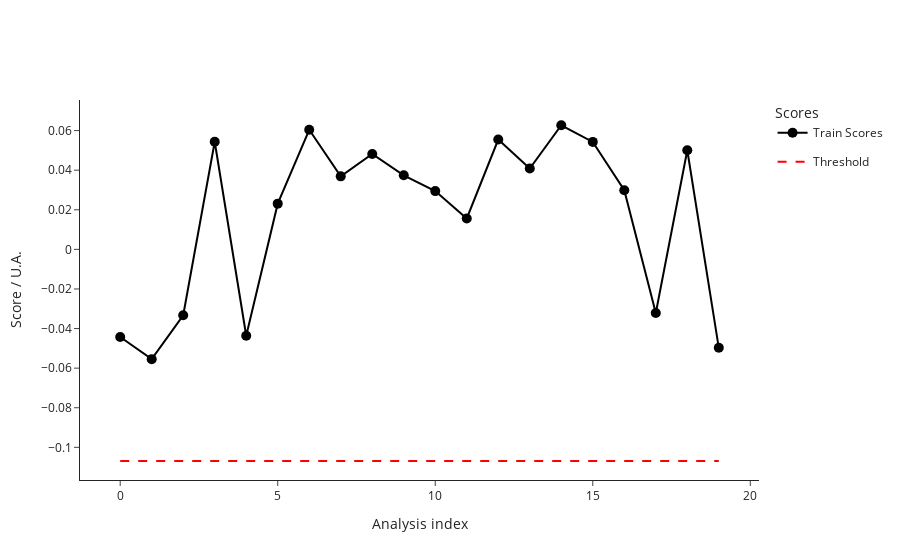

Source (notebook cell):
### Code cell
fig_train_scores=ana.plot_scores()
fig_train_scores.write_image("dev/figures/fig_train_scores.png", width=1100, height= 350, scale = 3)
fig_train_scores.show()

### Figure 1 — Plotly figure (JSON) as saved in the notebook; plotly's stock layout.template omitted (floating-point values rounded to 4 significant figures)
{"data": [{"hovertemplate": ["<b>index: </b>18<br><b>name: </b>210812_Pac--005<br><b>path: </b>D:/ExtractedSignals\\210812_Pac 2021-08-12 10-30-07\\210812_Pac--005.D<br><b>batch: </b>210812_Pac 2021-08-12 10-30-07<br><b>batch_position: </b>5<br><b>idle_time: </b>39.0<br><b>sample: </b>NaCl 0,9%<br><b>method: </b>SAA_411_Pac.M<br><b>timestamp: </b>2021-08-12 10:50:23<br><b>detector: </b>G1315C<br><b>pump: </b>G7110B<br><b>start_time: </b>2021-08-12 10:50:57<br><b>end_time: </b>2021-08-12 10:54:57<br><b>runtime: </b>239.7000000000036", "<b>index: </b>19<br><b>name: </b>210812_Pac--006<br><b>path: </b>D:/ExtractedSignals\\210812_Pac 2021-08-12 10-30-07\\210812_Pac--006.D<br><b>batch: </b>210812_Pac 2021-08-12 10-30-07<br><b>batch_position: </b>6<br><b>idle_time: </b>39.0<br><b>sample: </b>Blank<br><b>method: </b>SAA_411_Pac.M<br><b>timestamp: </b>2021-08-12 10:55:02<br><b>detector: </b>G1315C<br><b>pump: </b>G7110B<br><b>start_time: </b>2021-08-12 10:55:36<br><b>end_time: </b>2021-08-12 10:59:36<br><b>runtime: </b>239.7000000000036", "<b>index: </b>20<br><b>name: </b>210812_Pac--007<br><b>path: </b>D:/ExtractedSignals\\210812_Pac 2021-08-12 10-30-07\\210812_Pac--007.D<br><b>batch: </b>210812_Pac 2021-08-12 10-30-07<br><b>batch_position: </b>7<br><b>idle_time: </b>39.0<br><b>sample: </b>0.025 mg/ml<br><b>method: </b>SAA_411_Pac.M<br><b>timestamp: </b>2021-08-12 10:59:41<br><b>detector: </b>G1315C<br><b>pump: </b>G7110B<br><b>start_time: </b>2021-08-12 11:00:15<br><b>end_time: </b>2021-08-12 11:04:15<br><b>runtime: </b>239.7000000000036", "<b>index: </b>21<br><b>name: </b>210812_Pac--008<br><b>path: </b>D:/ExtractedSignals\\210812_Pac 2021-08-12 10-30-07\\210812_Pac--008.D<br><b>batch: </b>210812_Pac 2021-08-12 10-30-07<br><b>batch_position: </b>8<br><b>idle_time: </b>39.0<br><b>sample: </b>Blank<br><b>method: </b>SAA_411_Pac.M<br><b>timestamp: </b>2021-08-12 11:04:20<br><b>detector: </b>G1315C<br><b>pump: </b>G7110B<br><b>start_time: </b>2021-08-12 11:04:54<br><b>end_time: </b>2021-08-12 11:08:54<br><b>runtime: </b>239.7000000000036", "<b>index: </b>22<br><b>name: </b>210812_Pac--009<br><b>path: </b>D:/ExtractedSignals\\210812_Pac 2021-08-12 10-30-07\\210812_Pac--009.D<br><b>batch: </b>210812_Pac 2021-08-12 10-30-07<br><b>batch_position: </b>9<br><b>idle_time: </b>38.0<br><b>sample: </b>210806/036 :10<br><b>method: </b>SAA_411_Pac.M<br><b>timestamp: </b>2021-08-12 11:08:59<br><b>detector: </b>G1315C<br><b>pump: </b>G7110B<br><b>start_time: </b>2021-08-12 11:09:32<br><b>end_time: </b>2021-08-12 11:13:32<br><b>runtime: </b>239.7000000000036", "<b>index: </b>23<br><b>name: </b>210812_Pac--010<br><b>path: </b>D:/ExtractedSignals\\210812_Pac 2021-08-12 10-30-07\\210812_Pac--010.D<br><b>batch: </b>210812_Pac 2021-08-12 10-30-07<br><b>batch_position: </b>10<br><b>idle_time: </b>39.0<br><b>sample: </b>210806/036 :10<br><b>method: </b>SAA_411_Pac.M<br><b>timestamp: </b>2021-08-12 11:13:37<br><b>detector: </b>G7110B<br><b>pump: </b>G7110B<br><b>start_time: </b>2021-08-12 11:14:11<br><b>end_time: </b>2021-08-12 11:18:11<br><b>runtime: </b>239.7000000000036", "<b>index: </b>24<br><b>name: </b>210812_Pac--011<br><b>path: </b>D:/ExtractedSignals\\210812_Pac 2021-08-12 10-30-07\\210812_Pac--011.D<br><b>batch: </b>210812_Pac 2021-08-12 10-30-07<br><b>batch_position: </b>11<br><b>idle_time: </b>39.0<br><b>sample: </b>210806/036 :10<br><b>method: </b>SAA_411_Pac.M<br><b>timestamp: </b>2021-08-12 11:18:16<br><b>detector: </b>G7110B<br><b>pump: </b>G7110B<br><b>start_time: </b>2021-08-12 11:18:50<br><b>end_time: </b>2021-08-12 11:22:50<br><b>runtime: </b>239.7000000000036", "<b>index: </b>25<br><b>name: </b>210812_Pac--012<br><b>path: </b>D:/ExtractedSignals\\210812_Pac 2021-08-12 10-30-07\\210812_Pac--012.D<br><b>batch: </b>210812_Pac 2021-08-12 10-30-07<br><b>batch_position: </b>12<br><b>idle_time: </b>39.0<br><b>sample: </b>Blank<br><b>method: </b>SAA_411_Pac.M<br><b>timestamp: </b>2021-08-12 11:22:55<br><b>detector: </b>G1315C<br><b>pump: </b>G7110B<br><b>start_time: </b>2021-08-12 11:23:29<br><b>end_time: </b>2021-08-12 11:27:29<br><b>runtime: </b>239.7000000000036", "<b>index: </b>26<br><b>name: </b>210812_Pac--013<br><b>path: </b>D:/ExtractedSignals\\210812_Pac 2021-08-12 10-30-07\\210812_Pac--013.D<br><b>batch: </b>210812_Pac 2021-08-12 10-30-07<br><b>batch_position: </b>13<br><b>idle_time: </b>39.0<br><b>sample: </b>0.025 mg/ml<br><b>method: </b>SAA_411_Pac.M<br><b>timestamp: </b>2021-08-12 11:27:34<br><b>detector: </b>G1315C<br><b>pump: </b>G7110B<br><b>start_time: </b>2021-08-12 11:28:08<br><b>end_time: </b>2021-08-12 11:32:08<br><b>runtime: </b>239.7000000000036", "<b>index: </b>27<br><b>name: </b>210812_Pac--014<br><b>path: </b>D:/ExtractedSignals\\210812_Pac 2021-08-12 10-30-07\\210812_Pac--014.D<br><b>batch: </b>210812_Pac 2021-08-12 10-30-07<br><b>batch_position: </b>14<br><b>idle_time: </b>38.0<br><b>sample: </b>Blank<br><b>method: </b>SAA_411_Pac.M<br><b>timestamp: </b>2021-08-12 11:32:13<br><b>detector: </b>G7110B<br><b>pump: </b>G7110B<br><b>start_time: </b>2021-08-12 11:32:46<br><b>end_time: </b>2021-08-12 11:36:47<br><b>runtime: </b>239.7000000000036", "<b>index: </b>51<br><b>name: </b>210813_Pac--005<br><b>path: </b>D:/ExtractedSignals\\210813_Pac 2021-08-13 10-37-27\\210813_Pac--005.D<br><b>batch: </b>210813_Pac 2021-08-13 10-37-27<br><b>batch_position: </b>5<br><b>idle_time: </b>39.0<br><b>sample: </b>NaCl 0,9%<br><b>method: </b>SAA_411_Pac.M<br><b>timestamp: </b>2021-08-13 10:57:52<br><b>detector: </b>G7110B<br><b>pump: </b>G7110B<br><b>start_time: </b>2021-08-13 10:58:26<br><b>end_time: </b>2021-08-13 11:02:27<br><b>runtime: </b>239.7000000000036", "<b>index: </b>52<br><b>name: </b>210813_Pac--006<br><b>path: </b>D:/ExtractedSignals\\210813_Pac 2021-08-13 10-37-27\\210813_Pac--006.D<br><b>batch: </b>210813_Pac 2021-08-13 10-37-27<br><b>batch_position: </b>6<br><b>idle_time: </b>38.0<br><b>sample: </b>Blank<br><b>method: </b>SAA_411_Pac.M<br><b>timestamp: </b>2021-08-13 11:02:31<br><b>detector: </b>G1315C<br><b>pump: </b>G7110B<br><b>start_time: </b>2021-08-13 11:03:05<br><b>end_time: </b>2021-08-13 11:07:06<br><b>runtime: </b>239.7000000000036", "<b>index: </b>53<br><b>name: </b>210813_Pac--007<br><b>path: </b>D:/ExtractedSignals\\210813_Pac 2021-08-13 10-37-27\\210813_Pac--007.D<br><b>batch: </b>210813_Pac 2021-08-13 10-37-27<br><b>batch_position: </b>7<br><b>idle_time: </b>38.0<br><b>sample: </b>0.025 mg/ml<br><b>method: </b>SAA_411_Pac.M<br><b>timestamp: </b>2021-08-13 11:07:10<br><b>detector: </b>G1315C<br><b>pump: </b>G7116B<br><b>start_time: </b>2021-08-13 11:07:44<br><b>end_time: </b>2021-08-13 11:11:45<br><b>runtime: </b>239.7000000000036", "<b>index: </b>54<br><b>name: </b>210813_Pac--008<br><b>path: </b>D:/ExtractedSignals\\210813_Pac 2021-08-13 10-37-27\\210813_Pac--008.D<br><b>batch: </b>210813_Pac 2021-08-13 10-37-27<br><b>batch_position: </b>8<br><b>idle_time: </b>38.0<br><b>sample: </b>Blank<br><b>method: </b>SAA_411_Pac.M<br><b>timestamp: </b>2021-08-13 11:11:49<br><b>detector: </b>G1315C<br><b>pump: </b>G7110B<br><b>start_time: </b>2021-08-13 11:12:23<br><b>end_time: </b>2021-08-13 11:16:23<br><b>runtime: </b>239.7000000000036", "<b>index: </b>55<br><b>name: </b>210813_Pac--009<br><b>path: </b>D:/ExtractedSignals\\210813_Pac 2021-08-13 10-37-27\\210813_Pac--009.D<br><b>batch: </b>210813_Pac 2021-08-13 10-37-27<br><b>batch_position: </b>9<br><b>idle_time: </b>39.0<br><b>sample: </b>210812/004 :20<br><b>method: </b>SAA_411_Pac.M<br><b>timestamp: </b>2021-08-13 11:16:28<br><b>detector: </b>G1315C<br><b>pump: </b>G7110B<br><b>start_time: </b>2021-08-13 11:17:02<br><b>end_time: </b>2021-08-13 11:21:03<br><b>runtime: </b>239.7000000000036", "<b>index: </b>56<br><b>name: </b>210813_Pac--010<br><b>path: </b>D:/ExtractedSignals\\210813_Pac 2021-08-13 10-37-27\\210813_Pac--010.D<br><b>batch: </b>210813_Pac 2021-08-13 10-37-27<br><b>batch_position: </b>10<br><b>idle_time: </b>38.0<br><b>sample: </b>210812/004 :20<br><b>method: </b>SAA_411_Pac.M<br><b>timestamp: </b>2021-08-13 11:21:08<br><b>detector: </b>G1315C<br><b>pump: </b>G7110B<br><b>start_time: </b>2021-08-13 11:21:41<br><b>end_time: </b>2021-08-13 11:25:42<br><b>runtime: </b>239.7000000000036", "<b>index: </b>57<br><b>name: </b>210813_Pac--011<br><b>path: </b>D:/ExtractedSignals\\210813_Pac 2021-08-13 10-37-27\\210813_Pac--011.D<br><b>batch: </b>210813_Pac 2021-08-13 10-37-27<br><b>batch_position: </b>11<br><b>idle_time: </b>39.0<br><b>sample: </b>210812/004 :20<br><b>method: </b>SAA_411_Pac.M<br><b>timestamp: </b>2021-08-13 11:25:46<br><b>detector: </b>G1315C<br><b>pump: </b>G7110B<br><b>start_time: </b>2021-08-13 11:26:21<br><b>end_time: </b>2021-08-13 11:30:21<br><b>runtime: </b>239.7000000000036", "<b>index: </b>58<br><b>name: </b>210813_Pac--012<br><b>path: </b>D:/ExtractedSignals\\210813_Pac 2021-08-13 10-37-27\\210813_Pac--012.D<br><b>batch: </b>210813_Pac 2021-08-13 10-37-27<br><b>batch_position: </b>12<br><b>idle_time: </b>38.0<br><b>sample: </b>Blank<br><b>method: </b>SAA_411_Pac.M<br><b>timestamp: </b>2021-08-13 11:30:26<br><b>detector: </b>G1315C<br><b>pump: </b>G7110B<br><b>start_time: </b>2021-08-13 11:30:59<br><b>end_time: </b>2021-08-13 11:34:59<br><b>runtime: </b>239.7000000000036", "<b>index: </b>59<br><b>name: </b>210813_Pac--013<br><b>path: </b>D:/ExtractedSignals\\210813_Pac 2021-08-13 10-37-27\\210813_Pac--013.D<br><b>batch: </b>210813_Pac 2021-08-13 10-37-27<br><b>batch_position: </b>13<br><b>idle_time: </b>39.0<br><b>sample: </b>0.025 mg/ml<br><b>method: </b>SAA_411_Pac.M<br><b>timestamp: </b>2021-08-13 11:35:04<br><b>detector: </b>G1315C<br><b>pump: </b>G7110B<br><b>start_time: </b>2021-08-13 11:35:38<br><b>end_time: </b>2021-08-13 11:39:38<br><b>runtime: </b>239.7000000000036", "<b>index: </b>60<br><b>name: </b>210813_Pac--014<br><b>path: </b>D:/ExtractedSignals\\210813_Pac 2021-08-13 10-37-27\\210813_Pac--014.D<br><b>batch: </b>210813_Pac 2021-08-13 10-37-27<br><b>batch_position: </b>14<br><b>idle_time: </b>38.0<br><b>sample: </b>Blank<br><b>method: </b>SAA_411_Pac.M<br><b>timestamp: </b>2021-08-13 11:39:43<br><b>detector: </b>G1315C<br><b>pump: </b>G7110B<br><b>start_time: </b>2021-08-13 11:40:16<br><b>end_time: </b>2021-08-13 11:44:17<br><b>runtime: </b>239.7000000000036"], "legendgroup": "Train", "line": {"color": "black"}, "marker": {"color": "black", "size": 10}, "mode": "lines+markers", "name": "Train Scores", "text": ["<b>index: </b>18<br><b>name: </b>210812_Pac--005<br><b>path: </b>D:/ExtractedSignals\\210812_Pac 2021-08-12 10-30-07\\210812_Pac--005.D<br><b>batch: </b>210812_Pac 2021-08-12 10-30-07<br><b>batch_position: </b>5<br><b>idle_time: </b>39.0<br><b>sample: </b>NaCl 0,9%<br><b>method: </b>SAA_411_Pac.M<br><b>timestamp: </b>2021-08-12 10:50:23<br><b>detector: </b>G1315C<br><b>pump: </b>G7110B<br><b>start_time: </b>2021-08-12 10:50:57<br><b>end_time: </b>2021-08-12 10:54:57<br><b>runtime: </b>239.7000000000036", "<b>index: </b>19<br><b>name: </b>210812_Pac--006<br><b>path: </b>D:/ExtractedSignals\\210812_Pac 2021-08-12 10-30-07\\210812_Pac--006.D<br><b>batch: </b>210812_Pac 2021-08-12 10-30-07<br><b>batch_position: </b>6<br><b>idle_time: </b>39.0<br><b>sample: </b>Blank<br><b>method: </b>SAA_411_Pac.M<br><b>timestamp: </b>2021-08-12 10:55:02<br><b>detector: </b>G1315C<br><b>pump: </b>G7110B<br><b>start_time: </b>2021-08-12 10:55:36<br><b>end_time: </b>2021-08-12 10:59:36<br><b>runtime: </b>239.7000000000036", "<b>index: </b>20<br><b>name: </b>210812_Pac--007<br><b>path: </b>D:/ExtractedSignals\\210812_Pac 2021-08-12 10-30-07\\210812_Pac--007.D<br><b>batch: </b>210812_Pac 2021-08-12 10-30-07<br><b>batch_position: </b>7<br><b>idle_time: </b>39.0<br><b>sample: </b>0.025 mg/ml<br><b>method: </b>SAA_411_Pac.M<br><b>timestamp: </b>2021-08-12 10:59:41<br><b>detector: </b>G1315C<br><b>pump: </b>G7110B<br><b>start_time: </b>2021-08-12 11:00:15<br><b>end_time: </b>2021-08-12 11:04:15<br><b>runtime: </b>239.7000000000036", "<b>index: </b>21<br><b>name: </b>210812_Pac--008<br><b>path: </b>D:/ExtractedSignals\\210812_Pac 2021-08-12 10-30-07\\210812_Pac--008.D<br><b>batch: </b>210812_Pac 2021-08-12 10-30-07<br><b>batch_position: </b>8<br><b>idle_time: </b>39.0<br><b>sample: </b>Blank<br><b>method: </b>SAA_411_Pac.M<br><b>timestamp: </b>2021-08-12 11:04:20<br><b>detector: </b>G1315C<br><b>pump: </b>G7110B<br><b>start_time: </b>2021-08-12 11:04:54<br><b>end_time: </b>2021-08-12 11:08:54<br><b>runtime: </b>239.7000000000036", "<b>index: </b>22<br><b>name: </b>210812_Pac--009<br><b>path: </b>D:/ExtractedSignals\\210812_Pac 2021-08-12 10-30-07\\210812_Pac--009.D<br><b>batch: </b>210812_Pac 2021-08-12 10-30-07<br><b>batch_position: </b>9<br><b>idle_time: </b>38.0<br><b>sample: </b>210806/036 :10<br><b>method: </b>SAA_411_Pac.M<br><b>timestamp: </b>2021-08-12 11:08:59<br><b>detector: </b>G1315C<br><b>pump: </b>G7110B<br><b>start_time: </b>2021-08-12 11:09:32<br><b>end_time: </b>2021-08-12 11:13:32<br><b>runtime: </b>239.7000000000036", "<b>index: </b>23<br><b>name: </b>210812_Pac--010<br><b>path: </b>D:/ExtractedSignals\\210812_Pac 2021-08-12 10-30-07\\210812_Pac--010.D<br><b>batch: </b>210812_Pac 2021-08-12 10-30-07<br><b>batch_position: </b>10<br><b>idle_time: </b>39.0<br><b>sample: </b>210806/036 :10<br><b>method: </b>SAA_411_Pac.M<br><b>timestamp: </b>2021-08-12 11:13:37<br><b>detector: </b>G7110B<br><b>pump: </b>G7110B<br><b>start_time: </b>2021-08-12 11:14:11<br><b>end_time: </b>2021-08-12 11:18:11<br><b>runtime: </b>239.7000000000036", "<b>index: </b>24<br><b>name: </b>210812_Pac--011<br><b>path: </b>D:/ExtractedSignals\\210812_Pac 2021-08-12 10-30-07\\210812_Pac--011.D<br><b>batch: </b>210812_Pac 2021-08-12 10-30-07<br><b>batch_position: </b>11<br><b>idle_time: </b>39.0<br><b>sample: </b>210806/036 :10<br><b>method: </b>SAA_411_Pac.M<br><b>timestamp: </b>2021-08-12 11:18:16<br><b>detector: </b>G7110B<br><b>pump: </b>G7110B<br><b>start_time: </b>2021-08-12 11:18:50<br><b>end_time: </b>2021-08-12 11:22:50<br><b>runtime: </b>239.7000000000036", "<b>index: </b>25<br><b>name: </b>210812_Pac--012<br><b>path: </b>D:/ExtractedSignals\\210812_Pac 2021-08-12 10-30-07\\210812_Pac--012.D<br><b>batch: </b>210812_Pac 2021-08-12 10-30-07<br><b>batch_position: </b>12<br><b>idle_time: </b>39.0<br><b>sample: </b>Blank<br><b>method: </b>SAA_411_Pac.M<br><b>timestamp: </b>2021-08-12 11:22:55<br><b>detector: </b>G1315C<br><b>pump: </b>G7110B<br><b>start_time: </b>2021-08-12 11:23:29<br><b>end_time: </b>2021-08-12 11:27:29<br><b>runtime: </b>239.7000000000036", "<b>index: </b>26<br><b>name: </b>210812_Pac--013<br><b>path: </b>D:/ExtractedSignals\\210812_Pac 2021-08-12 10-30-07\\210812_Pac--013.D<br><b>batch: </b>210812_Pac 2021-08-12 10-30-07<br><b>batch_position: </b>13<br><b>idle_time: </b>39.0<br><b>sample: </b>0.025 mg/ml<br><b>method: </b>SAA_411_Pac.M<br><b>timestamp: </b>2021-08-12 11:27:34<br><b>detector: </b>G1315C<br><b>pump: </b>G7110B<br><b>start_time: </b>2021-08-12 11:28:08<br><b>end_time: </b>2021-08-12 11:32:08<br><b>runtime: </b>239.7000000000036", "<b>index: </b>27<br><b>name: </b>210812_Pac--014<br><b>path: </b>D:/ExtractedSignals\\210812_Pac 2021-08-12 10-30-07\\210812_Pac--014.D<br><b>batch: </b>210812_Pac 2021-08-12 10-30-07<br><b>batch_position: </b>14<br><b>idle_time: </b>38.0<br><b>sample: </b>Blank<br><b>method: </b>SAA_411_Pac.M<br><b>timestamp: </b>2021-08-12 11:32:13<br><b>detector: </b>G7110B<br><b>pump: </b>G7110B<br><b>start_time: </b>2021-08-12 11:32:46<br><b>end_time: </b>2021-08-12 11:36:47<br><b>runtime: </b>239.7000000000036", "<b>index: </b>51<br><b>name: </b>210813_Pac--005<br><b>path: </b>D:/ExtractedSignals\\210813_Pac 2021-08-13 10-37-27\\210813_Pac--005.D<br><b>batch: </b>210813_Pac 2021-08-13 10-37-27<br><b>batch_position: </b>5<br><b>idle_time: </b>39.0<br><b>sample: </b>NaCl 0,9%<br><b>method: </b>SAA_411_Pac.M<br><b>timestamp: </b>2021-08-13 10:57:52<br><b>detector: </b>G7110B<br><b>pump: </b>G7110B<br><b>start_time: </b>2021-08-13 10:58:26<br><b>end_time: </b>2021-08-13 11:02:27<br><b>runtime: </b>239.7000000000036", "<b>index: </b>52<br><b>name: </b>210813_Pac--006<br><b>path: </b>D:/ExtractedSignals\\210813_Pac 2021-08-13 10-37-27\\210813_Pac--006.D<br><b>batch: </b>210813_Pac 2021-08-13 10-37-27<br><b>batch_position: </b>6<br><b>idle_time: </b>38.0<br><b>sample: </b>Blank<br><b>method: </b>SAA_411_Pac.M<br><b>timestamp: </b>2021-08-13 11:02:31<br><b>detector: </b>G1315C<br><b>pump: </b>G7110B<br><b>start_time: </b>2021-08-13 11:03:05<br><b>end_time: </b>2021-08-13 11:07:06<br><b>runtime: </b>239.7000000000036", "<b>index: </b>53<br><b>name: </b>210813_Pac--007<br><b>path: </b>D:/ExtractedSignals\\210813_Pac 2021-08-13 10-37-27\\210813_Pac--007.D<br><b>batch: </b>210813_Pac 2021-08-13 10-37-27<br><b>batch_position: </b>7<br><b>idle_time: </b>38.0<br><b>sample: </b>0.025 mg/ml<br><b>method: </b>SAA_411_Pac.M<br><b>timestamp: </b>2021-08-13 11:07:10<br><b>detector: </b>G1315C<br><b>pump: </b>G7116B<br><b>start_time: </b>2021-08-13 11:07:44<br><b>end_time: </b>2021-08-13 11:11:45<br><b>runtime: </b>239.7000000000036", "<b>index: </b>54<br><b>name: </b>210813_Pac--008<br><b>path: </b>D:/ExtractedSignals\\210813_Pac 2021-08-13 10-37-27\\210813_Pac--008.D<br><b>batch: </b>210813_Pac 2021-08-13 10-37-27<br><b>batch_position: </b>8<br><b>idle_time: </b>38.0<br><b>sample: </b>Blank<br><b>method: </b>SAA_411_Pac.M<br><b>timestamp: </b>2021-08-13 11:11:49<br><b>detector: </b>G1315C<br><b>pump: </b>G7110B<br><b>start_time: </b>2021-08-13 11:12:23<br><b>end_time: </b>2021-08-13 11:16:23<br><b>runtime: </b>239.7000000000036", "<b>index: </b>55<br><b>name: </b>210813_Pac--009<br><b>path: </b>D:/ExtractedSignals\\210813_Pac 2021-08-13 10-37-27\\210813_Pac--009.D<br><b>batch: </b>210813_Pac 2021-08-13 10-37-27<br><b>batch_position: </b>9<br><b>idle_time: </b>39.0<br><b>sample: </b>210812/004 :20<br><b>method: </b>SAA_411_Pac.M<br><b>timestamp: </b>2021-08-13 11:16:28<br><b>detector: </b>G1315C<br><b>pump: </b>G7110B<br><b>start_time: </b>2021-08-13 11:17:02<br><b>end_time: </b>2021-08-13 11:21:03<br><b>runtime: </b>239.7000000000036", "<b>index: </b>56<br><b>name: </b>210813_Pac--010<br><b>path: </b>D:/ExtractedSignals\\210813_Pac 2021-08-13 10-37-27\\210813_Pac--010.D<br><b>batch: </b>210813_Pac 2021-08-13 10-37-27<br><b>batch_position: </b>10<br><b>idle_time: </b>38.0<br><b>sample: </b>210812/004 :20<br><b>method: </b>SAA_411_Pac.M<br><b>timestamp: </b>2021-08-13 11:21:08<br><b>detector: </b>G1315C<br><b>pump: </b>G7110B<br><b>start_time: </b>2021-08-13 11:21:41<br><b>end_time: </b>2021-08-13 11:25:42<br><b>runtime: </b>239.7000000000036", "<b>index: </b>57<br><b>name: </b>210813_Pac--011<br><b>path: </b>D:/ExtractedSignals\\210813_Pac 2021-08-13 10-37-27\\210813_Pac--011.D<br><b>batch: </b>210813_Pac 2021-08-13 10-37-27<br><b>batch_position: </b>11<br><b>idle_time: </b>39.0<br><b>sample: </b>210812/004 :20<br><b>method: </b>SAA_411_Pac.M<br><b>timestamp: </b>2021-08-13 11:25:46<br><b>detector: </b>G1315C<br><b>pump: </b>G7110B<br><b>start_time: </b>2021-08-13 11:26:21<br><b>end_time: </b>2021-08-13 11:30:21<br><b>runtime: </b>239.7000000000036", "<b>index: </b>58<br><b>name: </b>210813_Pac--012<br><b>path: </b>D:/ExtractedSignals\\210813_Pac 2021-08-13 10-37-27\\210813_Pac--012.D<br><b>batch: </b>210813_Pac 2021-08-13 10-37-27<br><b>batch_position: </b>12<br><b>idle_time: </b>38.0<br><b>sample: </b>Blank<br><b>method: </b>SAA_411_Pac.M<br><b>timestamp: </b>2021-08-13 11:30:26<br><b>detector: </b>G1315C<br><b>pump: </b>G7110B<br><b>start_time: </b>2021-08-13 11:30:59<br><b>end_time: </b>2021-08-13 11:34:59<br><b>runtime: </b>239.7000000000036", "<b>index: </b>59<br><b>name: </b>210813_Pac--013<br><b>path: </b>D:/ExtractedSignals\\210813_Pac 2021-08-13 10-37-27\\210813_Pac--013.D<br><b>batch: </b>210813_Pac 2021-08-13 10-37-27<br><b>batch_position: </b>13<br><b>idle_time: </b>39.0<br><b>sample: </b>0.025 mg/ml<br><b>method: </b>SAA_411_Pac.M<br><b>timestamp: </b>2021-08-13 11:35:04<br><b>detector: </b>G1315C<br><b>pump: </b>G7110B<br><b>start_time: </b>2021-08-13 11:35:38<br><b>end_time: </b>2021-08-13 11:39:38<br><b>runtime: </b>239.7000000000036", "<b>index: </b>60<br><b>name: </b>210813_Pac--014<br><b>path: </b>D:/ExtractedSignals\\210813_Pac 2021-08-13 10-37-27\\210813_Pac--014.D<br><b>batch: </b>210813_Pac 2021-08-13 10-37-27<br><b>batch_position: </b>14<br><b>idle_time: </b>38.0<br><b>sample: </b>Blank<br><b>method: </b>SAA_411_Pac.M<br><b>timestamp: </b>2021-08-13 11:39:43<br><b>detector: </b>G1315C<br><b>pump: </b>G7110B<br><b>start_time: </b>2021-08-13 11:40:16<br><b>end_time: </b>2021-08-13 11:44:17<br><b>runtime: </b>239.7000000000036"], "type": "scatter", "x": [0, 1, 2, 3, 4, 5, 6, 7, 8, 9, 10, 11, 12, 13, 14, 15, 16, 17, 18, 19], "y": [-0.04426, -0.05545, -0.03327, 0.05437, -0.04364, 0.02309, 0.06039, 0.03688, 0.04818, 0.03741, 0.02943, 0.01562, 0.05547, 0.04086, 0.0627, 0.05429, 0.02989, -0.03216, 0.05009, -0.04973]}, {"legendgroup": "Threshold", "line": {"color": "red", "dash": "dash"}, "mode": "lines", "name": "Threshold", "type": "scatter", "x": [0, 19], "y": [-0.1069, -0.1069]}], "layout": {"legend": {"title": {"text": "Scores"}}, "xaxis": {"title": {"text": "Analysis index"}}, "yaxis": {"title": {"text": "Score / U.A."}}}}
